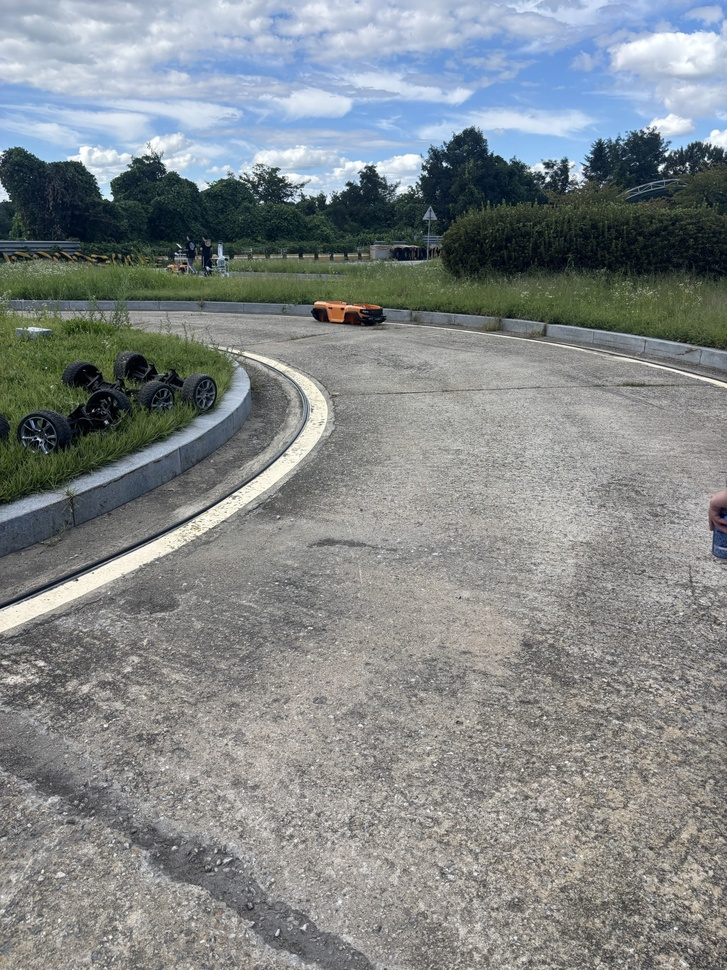
#> input picture autonomous_vision/dataset_obstacles/images/train/20260905_b_photos/P20260905_152037278_93276DFF-3BE9-4A27-9818-3C40CB02BA9C.jpg, 727 x 970 px, shrunk from 1440 x 1920 before the run
$ python -i road_vision.py   (imports and definitions only)
#> lines starting #> are read from the running program, lines starting #| are printed output that depends on the picture; after the words box and inside, x2 and y2 are one past the last pixel; in counts of white or black regions, pixels touching at a corner belong together
"""Experimental D435i image-space marking candidates; no vehicle interface.

This is a new vision baseline, not MORAI's GPS stop-line detector.
No candidate is a validated stop command or a calibrated lane estimate.
"""
from dataclasses import dataclass

import cv2
import numpy as np


@dataclass(frozen=True)
class VisionConfig:
    roi_top: float = .48
    yellow_h_min: int = 12
    yellow_h_max: int = 42
    yellow_s_min: int = 65
    yellow_v_min: int = 70
    white_s_max: int = 65
    white_v_min: int = 150
    stop_min_width: float = .35

    def __post_init__(self):
        if not 0 <= self.roi_top < .9 or not 0 < self.stop_min_width <= 1:
            raise ValueError('Invalid ROI/stop width ratio')
        if not 0 <= self.yellow_h_min <= self.yellow_h_max <= 179:
            raise ValueError('Invalid hue range')
        for value in (self.yellow_s_min, self.yellow_v_min,
                      self.white_s_max, self.white_v_min):
            if not 0 <= value <= 255:
                raise ValueError('Invalid saturation/value threshold')
#> further down, picture is the input picture: shape (970, 727, 3); mean B, G, R 136.6, 135.6, 130.2


def detect(bgr, config=VisionConfig()):
    if bgr is None or bgr.dtype != np.uint8 or bgr.ndim != 3 or bgr.shape[2] != 3:
        raise ValueError('Expected uint8 BGR')
    h, w = bgr.shape[:2]
#> h = 970; w = 727
    top = int(h * config.roi_top)
#> top = 465
    hsv = cv2.cvtColor(bgr, cv2.COLOR_BGR2HSV)
#> hsv: shape (970, 727, 3); mean H, S, V 53.8, 39.4, 143.4
    yellow = cv2.inRange(hsv, (config.yellow_h_min, config.yellow_s_min,
                             config.yellow_v_min), (config.yellow_h_max, 255, 255))
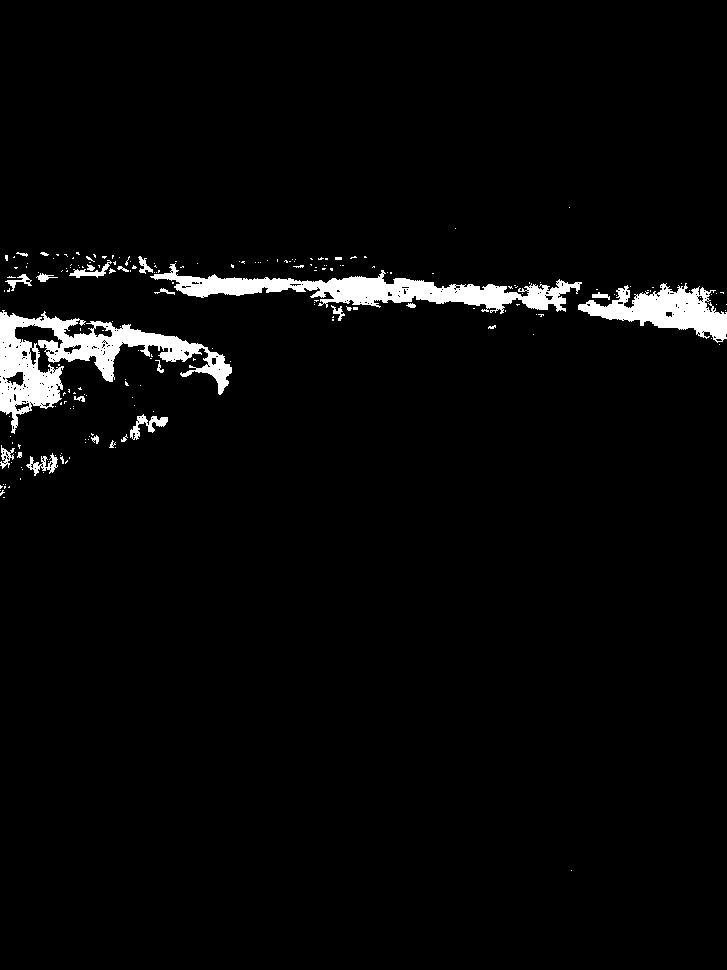
#> yellow: shape (970, 727); 3.2% white; 202 white regions (175 under 20 px), largest, box (x1, y1, x2, y2) and area: (0, 310, 232, 434) 8610, (150, 263, 582, 314) 7330, (578, 283, 727, 343) 4108
    white = cv2.inRange(hsv, (0, 0, config.white_v_min), (179, config.white_s_max, 255))
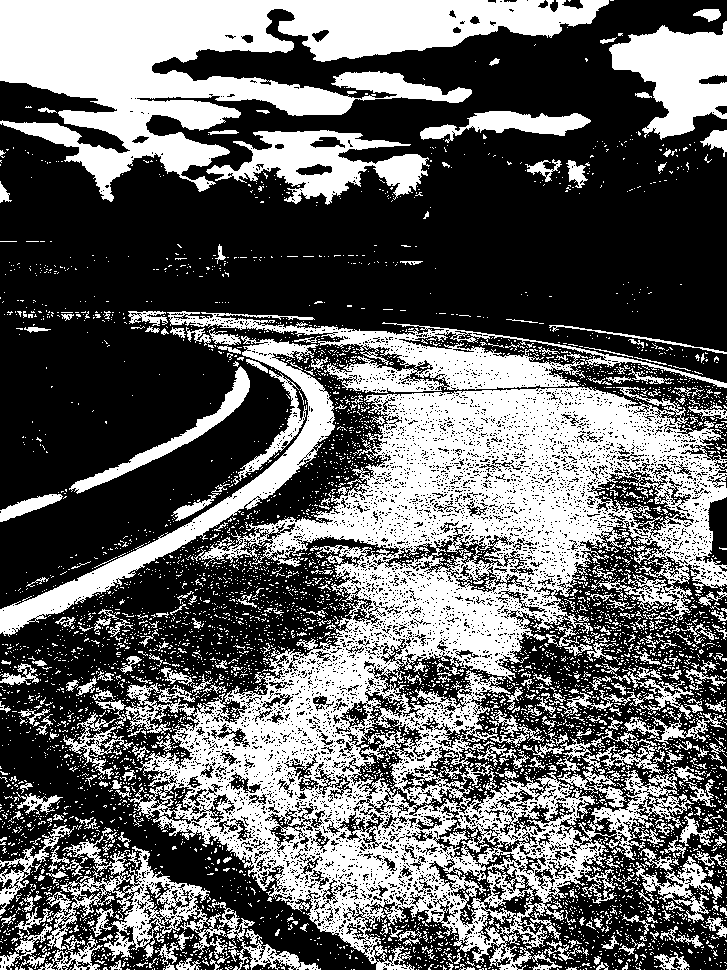
#> white: shape (970, 727); 39.8% white; 5669 white regions (5317 under 20 px), largest, box (x1, y1, x2, y2) and area: (128, 387, 727, 970) 128997, (0, 0, 609, 202) 49942, (167, 311, 727, 393) 11344
    result = dict(lane_candidates=[], stop_candidates=[], crosswalk_pattern=False,
                  status='unvalidated_image_candidates', roi_top_px=top)
    zebra = []
    for color, mask in (('yellow', yellow), ('white', white)):
        mask[:top] = 0
        mask = cv2.morphologyEx(mask, cv2.MORPH_CLOSE, np.ones((3, 3), np.uint8))
        contours, _ = cv2.findContours(mask, cv2.RETR_EXTERNAL, cv2.CHAIN_APPROX_SIMPLE)
        for contour in contours:
            area = cv2.contourArea(contour)
            if area < w * h * .00025:
                continue
            x, y, bw, bh = cv2.boundingRect(contour)
            (_, _), (rw, rh), _ = cv2.minAreaRect(contour)
            length, thickness = max(rw, rh), min(rw, rh)
            if thickness <= 0:
                continue
            vx, vy, px, py = [float(v) for v in cv2.fitLine(
                contour, cv2.DIST_L2, 0, .01, .01).ravel()]
            # Wide longitudinal white blocks resemble zebra stripes, not thin lanes.
            if color == 'white' and bw > .045*w and bh > .05*h and area/(bw*bh) > .35:
                zebra.append([x, y, bw, bh])
            if (color == 'yellow' and length > .09*h and length/thickness >= 5
                    and thickness < .045*w and abs(vy) > .22
                    and bh > .055*h):
                ys = [y, y+bh-1]
                points = [[int(np.clip(px+(yy-py)*vx/vy, 0, w-1)), yy] for yy in ys]
                result['lane_candidates'].append(dict(color=color, points=points,
                                                       bbox=[x, y, bw, bh]))
            if (color == 'white' and bw >= config.stop_min_width*w
                    and bw/bh >= 5 and area/(bw*bh) >= .45 and abs(vy) < .20):
                result['stop_candidates'].append(dict(bbox=[x, y, bw, bh],
                                                       status='transverse_white_candidate'))
#> this loop made 2 passes
#> color on passes 1 to 2: 'yellow', 'white'
#> pass 1, in detect, `mask = cv2.morphologyEx(mask, cv2.MORPH_CLOSE, np.ones((3, 3), np.uint..`:
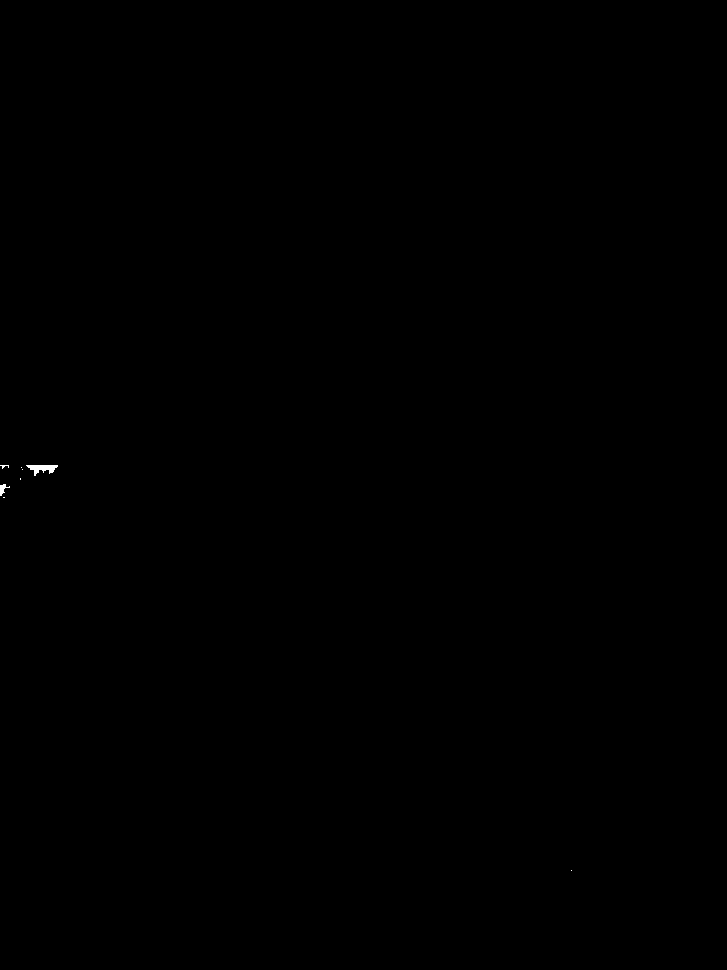
#> mask: shape (970, 727); 0.04% white; 8 white regions (6 under 20 px), largest, box (x1, y1, x2, y2) and area: (26, 465, 58, 476) 185, (0, 484, 10, 496) 55
#> pass 2, in detect, `mask = cv2.morphologyEx(mask, cv2.MORPH_CLOSE, np.ones((3, 3), np.uint..`:
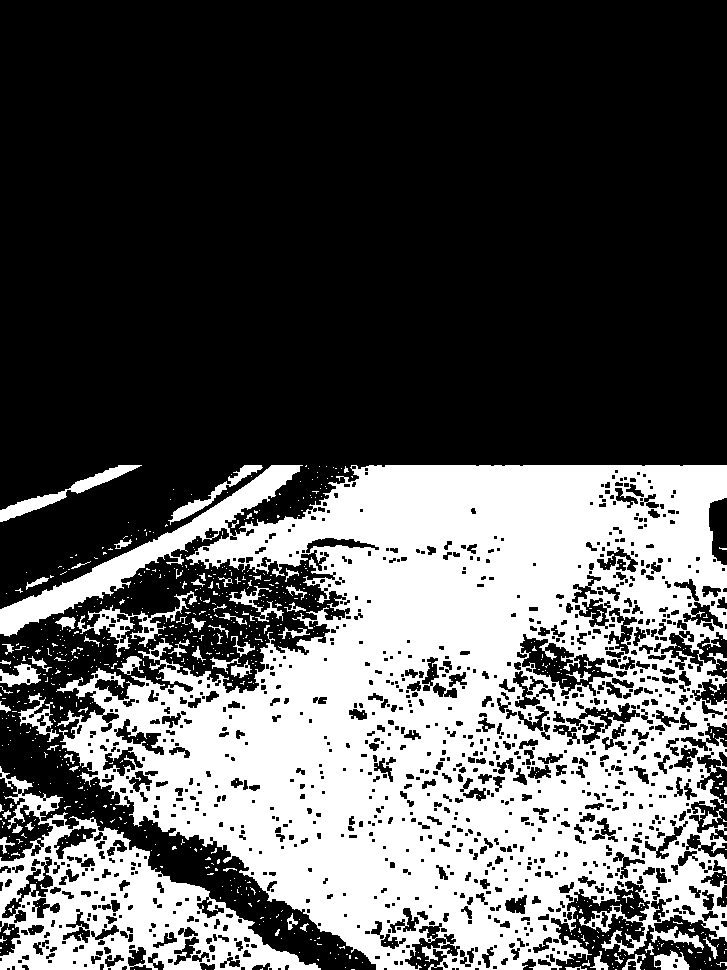
#> mask: shape (970, 727); 34.2% white; 797 white regions (725 under 20 px), largest, box (x1, y1, x2, y2) and area: (0, 465, 727, 970) 206940, (0, 766, 321, 970) 22291, (77, 591, 197, 657) 1514
#> after the loop, zebra = [[0, 766, 321, 204], [0, 465, 727, 505]]
    # A same-row pair is only an ambiguity flag; never silently discard its evidence.
    result['crosswalk_pattern'] = any(
        abs(a[1]+a[3]/2-b[1]-b[3]/2) < .08*h
        and abs(a[0]-b[0]) > .08*w
        for i, a in enumerate(zebra) for b in zebra[i+1:])
    if result['crosswalk_pattern']:
        for candidate in result['stop_candidates']:
            candidate['status'] = 'ambiguous_crosswalk'
    return result


def annotate(bgr, result, draw_lanes=True, text_y=22):
    out = bgr.copy()
    cv2.line(out, (0, result['roi_top_px']), (out.shape[1]-1, result['roi_top_px']), (100, 100, 100))
    for lane in result['lane_candidates'] if draw_lanes else []:
        cv2.line(out, tuple(lane['points'][0]), tuple(lane['points'][1]), (0, 255, 0), 2)
    for stop in result['stop_candidates']:
        x, y, w, h = stop['bbox']
        cv2.rectangle(out, (x, y), (x+w, y+h), (0, 128, 255), 2)
        cv2.putText(out, stop['status'], (x, max(20, y-5)), 0, .45, (0, 128, 255), 1)
    text = 'CANDIDATES ONLY' + (' | CROSSWALK?' if result['crosswalk_pattern'] else '')
    cv2.putText(out, text, (10, text_y), 0, .5, (0, 255, 255), 1)
    return out

>>> import cv2
>>> picture = cv2.imread('../../../../autonomous_vision/dataset_obstacles/images/train/20260905_b_photos/P20260905_152037278_93276DFF-3BE9-4A27-9818-3C40CB02BA9C.jpg')
>>> result = detect(picture)
#> result = {'lane_candidates': [], 'stop_candidates': [], 'crosswalk_pattern': False, 'status': 'unvalidated_image_candidates', 'roi_top_px': 465}

$ run again, on autonomous_vision/dataset_obstacles/images/train/20260905_b_photos/P20260905_152743213_19C8D57D-3657-49D2-AC47-329C67067DF6.jpg
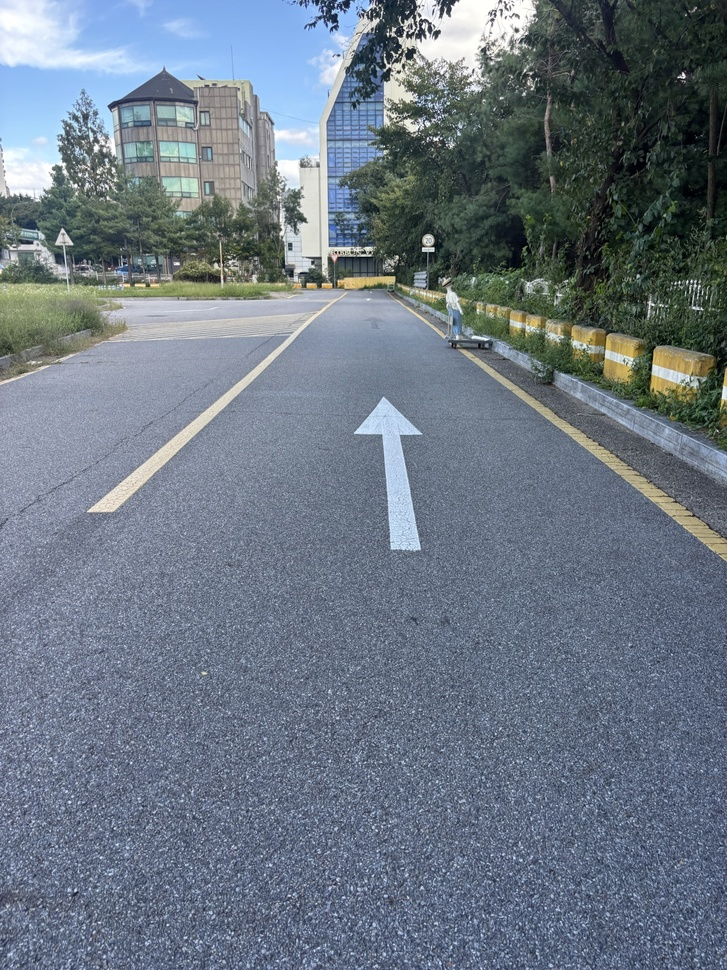
#> input picture autonomous_vision/dataset_obstacles/images/train/20260905_b_photos/P20260905_152743213_19C8D57D-3657-49D2-AC47-329C67067DF6.jpg, 727 x 970 px, shrunk from 1440 x 1920 before the run
#> picture is the input picture: shape (970, 727, 3); mean B, G, R 132.1, 119.3, 107.8
#> hsv: shape (970, 727, 3); mean H, S, V 96.5, 58.5, 135.4
#> in detect, `yellow = cv2.inRange(hsv, (config.yellow_h_min, config.yellow_s_min, c..`:
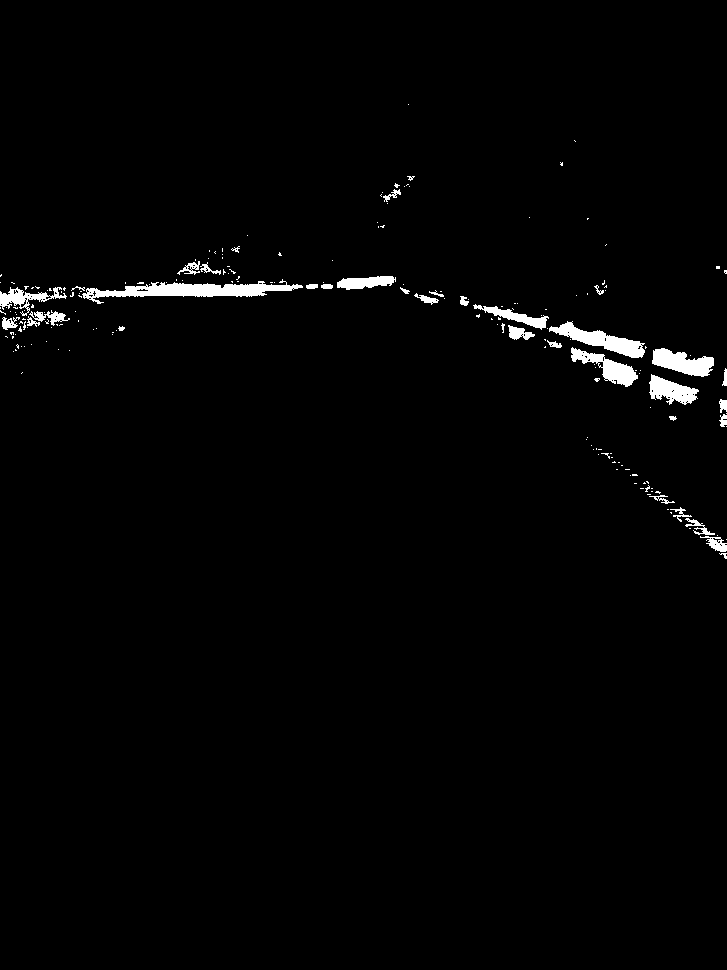
#> yellow: shape (970, 727); 1.6% white; 200 white regions (163 under 20 px), largest, box (x1, y1, x2, y2) and area: (82, 279, 303, 304) 2171, (549, 321, 645, 358) 1276, (652, 348, 714, 377) 1063
#> white: shape (970, 727); 28.4% white; 16543 white regions (15983 under 20 px), largest, box (x1, y1, x2, y2) and area: (0, 284, 463, 771) 80783, (257, 7, 383, 285) 8416, (381, 0, 539, 128) 8407
#> the loop in detect, `for color, mask in (('yellow', yellow), ('white', white)):` made 2 passes
#> color on passes 1 to 2: 'yellow', 'white'
#> pass 2, in detect, `mask = cv2.morphologyEx(mask, cv2.MORPH_CLOSE, np.ones((3, 3), np.uint..`:
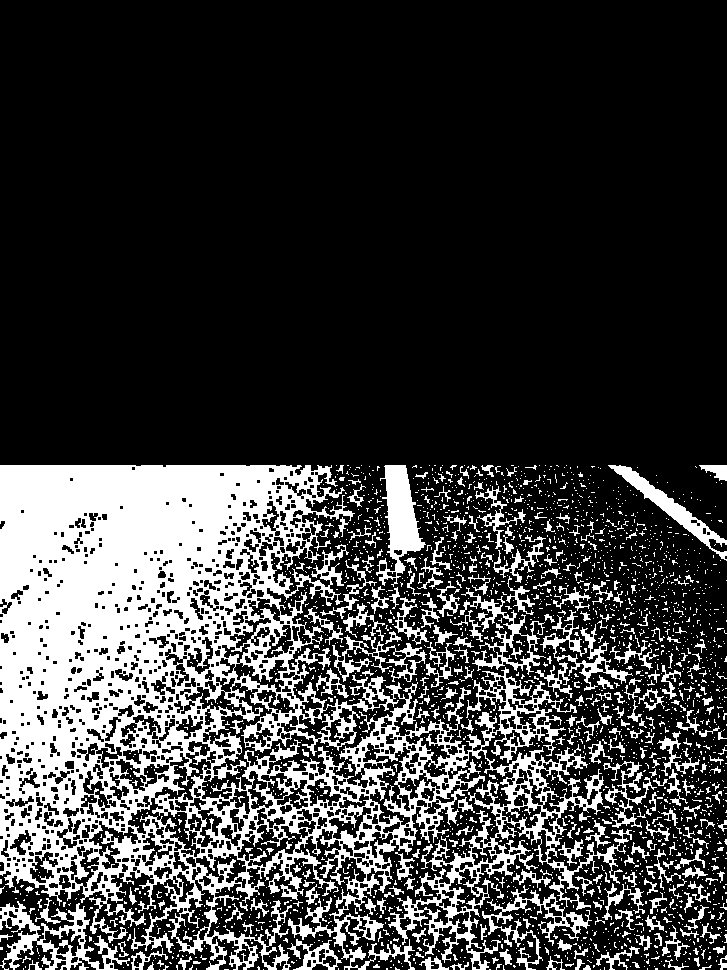
#> mask: shape (970, 727); 23.7% white; 2520 white regions (2225 under 20 px), largest, box (x1, y1, x2, y2) and area: (0, 465, 632, 970) 123919, (0, 901, 130, 970) 2813, (376, 465, 426, 587) 2714
#> after the loop in detect, `for color, mask in (('yellow', yellow), ('white', white)):`: zebra = [[376, 465, 50, 122], [0, 465, 632, 505]]
#> `result = detect(picture)`: result = {'lane_candidates': [], 'stop_candidates': [], 'crosswalk_pattern': False, 'status': 'unvalidated_image_candidates', 'roi_top_px': 465}
